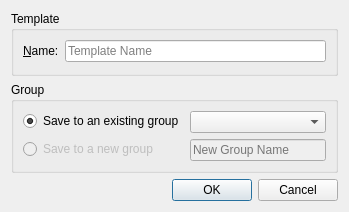
<?xml version="1.0" encoding="UTF-8"?>
<ui version="4.0">
 <class>NewTemplateDialog</class>
 <widget class="QDialog" name="NewTemplateDialog">
  <property name="geometry">
   <rect>
    <x>0</x>
    <y>0</y>
    <width>349</width>
    <height>212</height>
   </rect>
  </property>
  <property name="windowTitle">
   <string>New Template</string>
  </property>
  <layout class="QVBoxLayout" name="verticalLayout_2">
   <item>
    <widget class="QGroupBox" name="templateGroupBox">
     <property name="title">
      <string>Template</string>
     </property>
     <layout class="QFormLayout" name="formLayout_2">
      <item row="0" column="1">
       <widget class="QLineEdit" name="templateName">
        <property name="text">
         <string/>
        </property>
        <property name="placeholderText">
         <string>Template Name</string>
        </property>
       </widget>
      </item>
      <item row="0" column="0">
       <widget class="QLabel" name="templateNameLabel">
        <property name="text">
         <string>&amp;Name:</string>
        </property>
        <property name="buddy">
         <cstring>templateName</cstring>
        </property>
       </widget>
      </item>
     </layout>
    </widget>
   </item>
   <item>
    <widget class="QGroupBox" name="groupGroupBox">
     <property name="title">
      <string>Group</string>
     </property>
     <layout class="QFormLayout" name="formLayout">
      <item row="0" column="0">
       <widget class="QRadioButton" name="ExistingGroupRadioButton">
        <property name="text">
         <string>Save to an existing group</string>
        </property>
        <property name="checked">
         <bool>true</bool>
        </property>
       </widget>
      </item>
      <item row="0" column="1">
       <widget class="QComboBox" name="groupsComboBox">
        <property name="modelColumn">
         <number>0</number>
        </property>
       </widget>
      </item>
      <item row="1" column="1">
       <widget class="QLineEdit" name="groupName">
        <property name="enabled">
         <bool>false</bool>
        </property>
        <property name="readOnly">
         <bool>false</bool>
        </property>
        <property name="placeholderText">
         <string>New Group Name</string>
        </property>
        <property name="clearButtonEnabled">
         <bool>false</bool>
        </property>
       </widget>
      </item>
      <item row="1" column="0">
       <widget class="QRadioButton" name="newGroupRadioButton">
        <property name="enabled">
         <bool>false</bool>
        </property>
        <property name="text">
         <string>Save to a new group</string>
        </property>
        <property name="checkable">
         <bool>true</bool>
        </property>
        <property name="checked">
         <bool>false</bool>
        </property>
       </widget>
      </item>
     </layout>
    </widget>
   </item>
   <item>
    <widget class="QDialogButtonBox" name="buttonBox">
     <property name="orientation">
      <enum>Qt::Horizontal</enum>
     </property>
     <property name="standardButtons">
      <set>QDialogButtonBox::Cancel|QDialogButtonBox::Ok</set>
     </property>
    </widget>
   </item>
  </layout>
 </widget>
 <tabstops>
  <tabstop>templateName</tabstop>
  <tabstop>ExistingGroupRadioButton</tabstop>
  <tabstop>groupsComboBox</tabstop>
  <tabstop>newGroupRadioButton</tabstop>
  <tabstop>groupName</tabstop>
 </tabstops>
 <resources/>
 <connections>
  <connection>
   <sender>buttonBox</sender>
   <signal>accepted()</signal>
   <receiver>NewTemplateDialog</receiver>
   <slot>accept()</slot>
   <hints>
    <hint type="sourcelabel">
     <x>9</x>
     <y>202</y>
    </hint>
    <hint type="destinationlabel">
     <x>157</x>
     <y>211</y>
    </hint>
   </hints>
  </connection>
  <connection>
   <sender>buttonBox</sender>
   <signal>rejected()</signal>
   <receiver>NewTemplateDialog</receiver>
   <slot>reject()</slot>
   <hints>
    <hint type="sourcelabel">
     <x>35</x>
     <y>202</y>
    </hint>
    <hint type="destinationlabel">
     <x>286</x>
     <y>211</y>
    </hint>
   </hints>
  </connection>
 </connections>
</ui>
